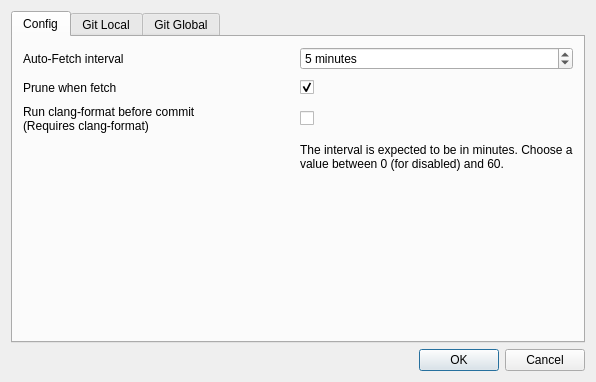
<?xml version="1.0" encoding="UTF-8"?>
<ui version="4.0">
 <class>RepoConfigDlg</class>
 <widget class="QDialog" name="RepoConfigDlg">
  <property name="geometry">
   <rect>
    <x>0</x>
    <y>0</y>
    <width>596</width>
    <height>382</height>
   </rect>
  </property>
  <property name="windowTitle">
   <string>Repository configuration</string>
  </property>
  <layout class="QVBoxLayout" name="verticalLayout">
   <item>
    <widget class="QTabWidget" name="tabWidget">
     <property name="currentIndex">
      <number>0</number>
     </property>
     <widget class="QWidget" name="tab_3">
      <attribute name="icon">
       <iconset resource="../resources.qrc">
        <normaloff>:/icons/GitQlientLogo32</normaloff>:/icons/GitQlientLogo32</iconset>
      </attribute>
      <attribute name="title">
       <string>Config</string>
      </attribute>
      <layout class="QGridLayout" name="gridLayout">
       <property name="leftMargin">
        <number>10</number>
       </property>
       <property name="topMargin">
        <number>10</number>
       </property>
       <property name="rightMargin">
        <number>10</number>
       </property>
       <property name="bottomMargin">
        <number>10</number>
       </property>
       <property name="spacing">
        <number>10</number>
       </property>
       <item row="5" column="1">
        <spacer name="verticalSpacer">
         <property name="orientation">
          <enum>Qt::Vertical</enum>
         </property>
         <property name="sizeHint" stdset="0">
          <size>
           <width>20</width>
           <height>40</height>
          </size>
         </property>
        </spacer>
       </item>
       <item row="3" column="1">
        <widget class="QLabel" name="label_3">
         <property name="text">
          <string>The interval is expected to be in minutes. Choose a value between 0 (for disabled) and 60.</string>
         </property>
         <property name="wordWrap">
          <bool>true</bool>
         </property>
        </widget>
       </item>
       <item row="0" column="1">
        <widget class="QSpinBox" name="autoFetch">
         <property name="suffix">
          <string> minutes</string>
         </property>
         <property name="maximum">
          <number>60</number>
         </property>
         <property name="value">
          <number>5</number>
         </property>
        </widget>
       </item>
       <item row="1" column="1">
        <widget class="QCheckBox" name="pruneOnFetch">
         <property name="text">
          <string/>
         </property>
         <property name="checked">
          <bool>true</bool>
         </property>
        </widget>
       </item>
       <item row="1" column="0">
        <widget class="QLabel" name="label_2">
         <property name="text">
          <string>Prune when fetch</string>
         </property>
        </widget>
       </item>
       <item row="0" column="0">
        <widget class="QLabel" name="label">
         <property name="text">
          <string>Auto-Fetch interval</string>
         </property>
        </widget>
       </item>
       <item row="2" column="0">
        <widget class="QLabel" name="label_4">
         <property name="text">
          <string>&lt;html&gt;&lt;head/&gt;&lt;body&gt;&lt;p&gt;Run clang-format before commit&lt;br/&gt;(Requires clang-format)&lt;/p&gt;&lt;/body&gt;&lt;/html&gt;</string>
         </property>
        </widget>
       </item>
       <item row="2" column="1">
        <widget class="QCheckBox" name="clangFormat">
         <property name="text">
          <string/>
         </property>
        </widget>
       </item>
      </layout>
     </widget>
     <widget class="QWidget" name="tab">
      <attribute name="icon">
       <iconset resource="../resources.qrc">
        <normaloff>:/icons/local</normaloff>:/icons/local</iconset>
      </attribute>
      <attribute name="title">
       <string>Git Local</string>
      </attribute>
     </widget>
     <widget class="QWidget" name="tab_2">
      <attribute name="icon">
       <iconset resource="../resources.qrc">
        <normaloff>:/icons/server</normaloff>:/icons/server</iconset>
      </attribute>
      <attribute name="title">
       <string>Git Global</string>
      </attribute>
     </widget>
    </widget>
   </item>
   <item>
    <widget class="QDialogButtonBox" name="buttonBox">
     <property name="orientation">
      <enum>Qt::Horizontal</enum>
     </property>
     <property name="standardButtons">
      <set>QDialogButtonBox::Cancel|QDialogButtonBox::Ok</set>
     </property>
    </widget>
   </item>
  </layout>
 </widget>
 <resources>
  <include location="../resources.qrc"/>
 </resources>
 <connections>
  <connection>
   <sender>buttonBox</sender>
   <signal>accepted()</signal>
   <receiver>RepoConfigDlg</receiver>
   <slot>accept()</slot>
   <hints>
    <hint type="sourcelabel">
     <x>248</x>
     <y>254</y>
    </hint>
    <hint type="destinationlabel">
     <x>157</x>
     <y>274</y>
    </hint>
   </hints>
  </connection>
  <connection>
   <sender>buttonBox</sender>
   <signal>rejected()</signal>
   <receiver>RepoConfigDlg</receiver>
   <slot>reject()</slot>
   <hints>
    <hint type="sourcelabel">
     <x>316</x>
     <y>260</y>
    </hint>
    <hint type="destinationlabel">
     <x>286</x>
     <y>274</y>
    </hint>
   </hints>
  </connection>
 </connections>
</ui>
